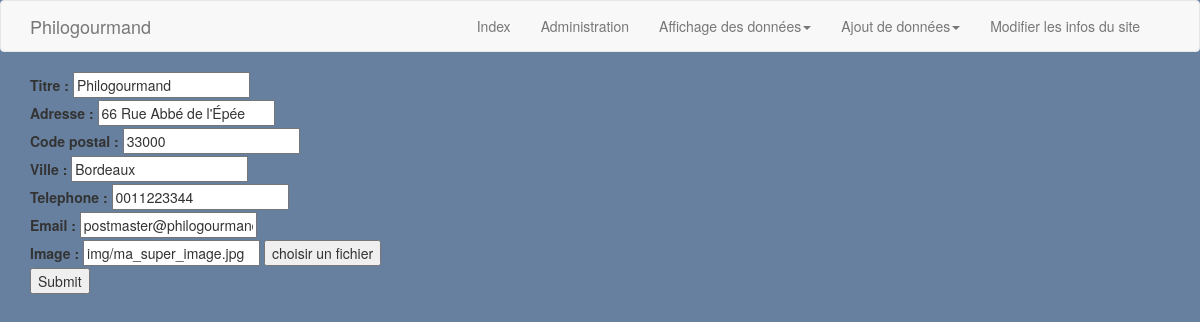
Before: /admin/edit_resto.php?id=1 (signed in) with the older database file.
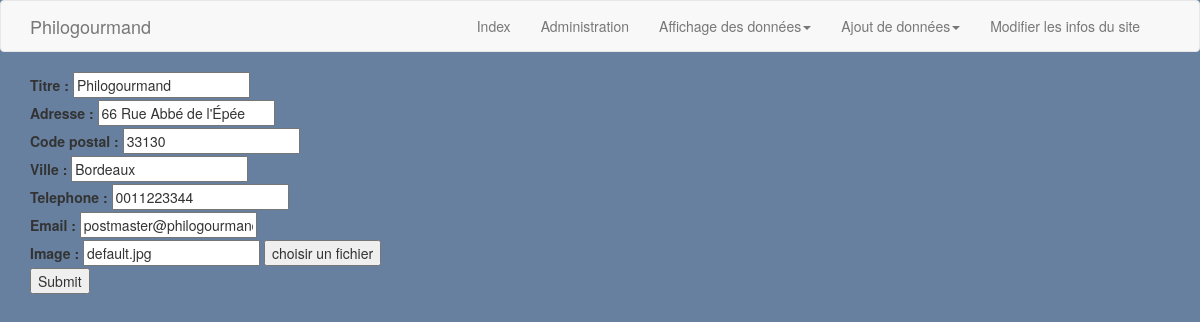
After: the same page with the newer database file.
### tables this page shows
CREATE TABLE `resto` (
  `id` int(11) NOT NULL,
  `link` varchar(255) NOT NULL,
  `adress` varchar(255) NOT NULL,
  `zipcode` varchar(5) NOT NULL,
  `city` varchar(50) NOT NULL,
  `email` varchar(255) NOT NULL,
  `phone` varchar(10) NOT NULL,
  `title` varchar(255) NOT NULL
);

### admin/edit_resto.php (the view, shortened to what this page needs)
<?php
require_once '../inc/header_admin.php';
require_once '../inc/connect.php';
if(!empty($_GET['id']) && $_GET['id'] == 1){
		if(empty($_POST)){
			$res = $pdo->prepare('SELECT * FROM resto WHERE id = :id');
			$res->bindValue(':id' ,$_GET['id']  , PDO::PARAM_INT);
			if($res->execute()){
			$restaurant = $res->fetch(PDO::FETCH_ASSOC);
			$title = $restaurant['title'];
			$adress = $restaurant['adress'];
			$zipcode = $restaurant['zipcode'];
			$city = $restaurant['city'];
			$phone = $restaurant['phone'];
			$email_restaurant = $restaurant['email'];
			$picture = $restaurant['link'];
			}
		}
?>
<form method="POST" enctype="multipart/form-data">
<label>Titre : </label>
<input type="text" name="title" value="<?php echo $title ?>">
<br>
<label>Adresse : </label>
<input type="text" name="adress" value="<?php echo $adress ?>">
<br>
<label>Code postal : </label>
<input type="text" name="zipcode" value="<?php echo $zipcode ?>">
<br>
<label>Ville : </label>
<input type="text" name="city" value="<?php echo $city ?>">
<br>
<label>Telephone : </label>
<input type="text" name="phone" value="<?php echo $phone ?>">
<br>
<label>Email : </label>
<input type="email" name="email" value="<?php echo $email_restaurant ?>">
<br>
<label>Image : </label>
<input type="text" id="nomFichier" readonly="true" name="pictureDeux" value="<?php echo $picture ?>">
<input type="button" id="fakeBrowser" value="choisir un fichier">
<br>
<input type="submit" id="btnSubmit">
</form>
<?php
}
else {
?>
<p>il n'y a pas d'identifiant</p>
<?php
}
require_once '../inc/footer_admin.php';
?>

Changed rows visible on the page:
changed resto "Philogourmand": zipcode "33000" → "33130"; pictureDeux "img/ma_super_image.jpg" → "default.jpg"
